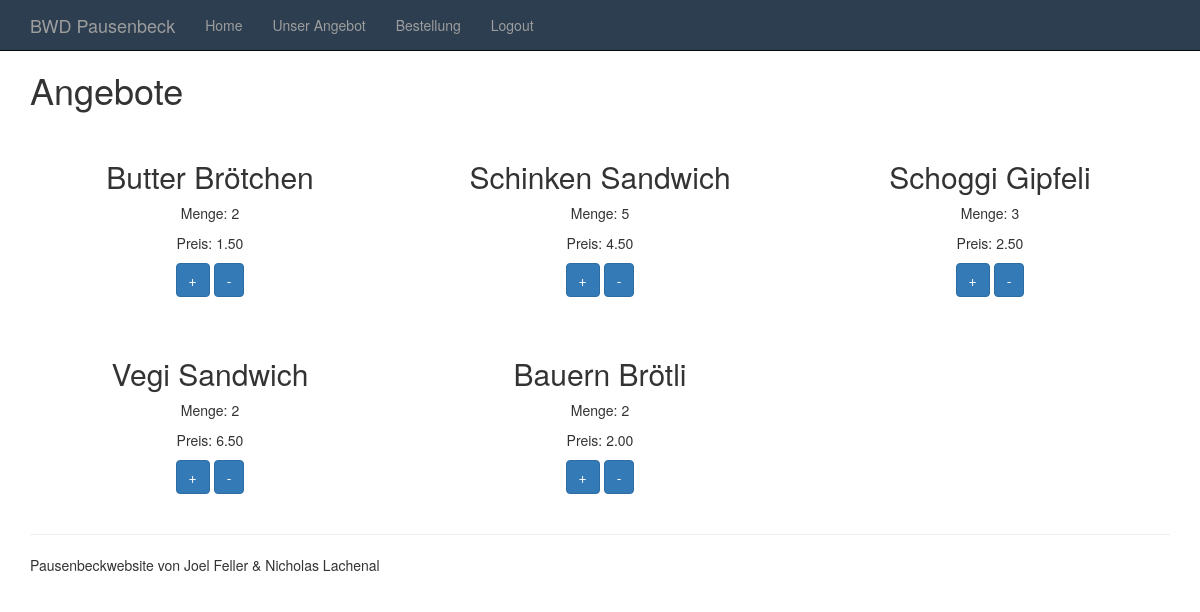
Before: /waren/angebote (signed in) with the older database file.
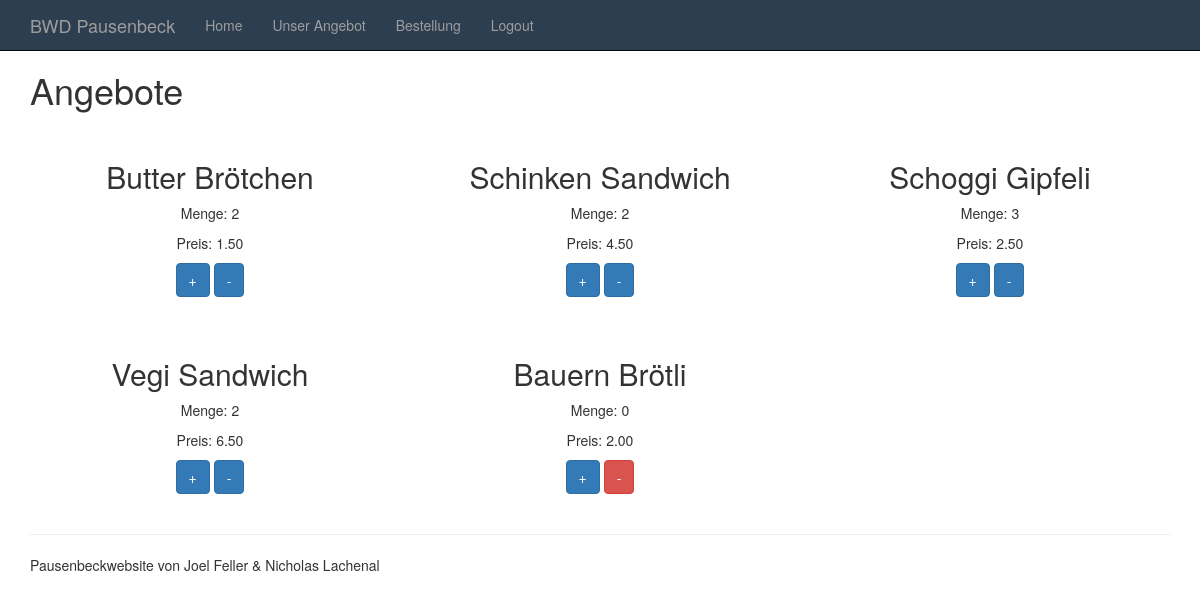
After: the same page with the newer database file.
### tables this page shows
CREATE TABLE `angebot` (
  `aid` int(11) NOT NULL,
  `name` varchar(50) DEFAULT NULL,
  `anzahl` int(11) DEFAULT NULL,
  `preis` varchar(50) DEFAULT NULL
);

### lib/View.php (called while the page is built, shortened)
<?php
class View
{
    private $viewfile;
    private $properties = array();
    public function __construct($viewfile)
    {
        $this->viewfile = "./../view/$viewfile.php";
    }
    public function __set($key, $value)
    {
        if (!isset($this->$key)) {
            $this->properties[$key] = $value;
        }
    }
    public function display()
    {
        extract($this->properties);
        require './../view/header.php';
        require $this->viewfile;
        require './../view/footer.php';
    }
}

### controller/WarenController.php (called while the page is built, shortened)
<?php
class WarenController
{
    public function angebote()
    {
        $warenRepository = new WarenRepository();
        $userRepository = new UserRepository();
        $view = new View('angebote_list');
        $view->title = 'Angebote';
        $view->heading = 'Angebote';
        $view->user = $userRepository->readById($_SESSION['id']);
        $view->angebote = $warenRepository->readAll();
        $view->display();
    }
}

### lib/Dispatcher.php (called while the page is built, shortened)
<?php
class Dispatcher
{
    public static function dispatch()
    {
        $uri = $_SERVER['REQUEST_URI'];
        $uri = strtok($uri, '?');
        $uri = trim($uri, '/');
        $uriFragments = explode('/', $uri);
        $method = 'index';
        if (!empty($uriFragments[1])) {
            $method = $uriFragments[1];
        }
        $controller = new $controllerName();
        $controller->$method();
    }
}

### public/index.php (called while the page is built)
<?php
require_once '../lib/Dispatcher.php';
require_once '../lib/formbuilder/FormBuilder.php';
require_once '../lib/View.php';
$dispatcher = new Dispatcher();
$dispatcher->dispatch();

### lib/ConnectionHandler.php (called while the page is built, shortened)
<?php
class ConnectionHandler
{
    private static $connection = null;
    public static function getConnection()
    {
        if (self::$connection === null) {
            $config = require '../config.php';
            $host = $config['database']['host'];
            $username = $config['database']['username'];
            $password = $config['database']['password'];
            $database = $config['database']['database'];
            self::$connection = new MySQLi($host, $username, $password, $database);
            self::$connection->set_charset('utf8');
        }
        return self::$connection;
    }
}

### lib/Repository.php (called while the page is built, shortened)
<?php
require_once 'ConnectionHandler.php';
class Repository
{
    protected $tableName = null;
    public function readById($id)
    {
        $query = "SELECT * FROM {$this->tableName} WHERE uid=?";
        $statement = ConnectionHandler::getConnection()->prepare($query);
        $statement->bind_param('i', $id);
        $statement->execute();
        $result = $statement->get_result();
        $row = $result->fetch_object();
        return $row;
    }
    public function readAll($max = 100)
    {
        $query = "SELECT * FROM {$this->tableName} LIMIT 0, $max";
        $statement = ConnectionHandler::getConnection()->prepare($query);
        $statement->execute();
        $result = $statement->get_result();
        $rows = array();
        while ($row = $result->fetch_object()) {
            $rows[] = $row;
        }
        return $rows;
    }
}

### view/angebote_list.php (the view, shortened to what this page needs)
<?php if($user->admin == 1): ?>
    <div class="row">
        <div id="owl-example" class="owl-carousel">
            <div class="text-center item">
                <?php foreach ($angebote as $angebot): ?>
                    <div class="col-md-4 projekte-post blog-large wow fadeInLeft" data-wow-duration="300ms" data-wow-delay="0ms">
                        <article>
                            <br>
                            <header class="entry-header">
                                <h2 class="entry-title"><?= $angebot->name; ?></h2>
                            </header>
                            <div class="entry-content">
                                <P>Menge: <?= $angebot->anzahl; ?></P>
                                <P>Preis: <?= $angebot->preis; ?></P>
                                <a class="btn btn-primary" href="raiseStock?aid=<?=$angebot->aid?>&anz=<?= $angebot->anzahl; ?>">+</a>
                                <?php if($angebot->anzahl == 0): ?><a class="btn btn-danger" href="">-</a>
                                <?php else: ?> <a class="btn btn-primary" href="dropStock?aid=<?=$angebot->aid?>&anz=<?= $angebot->anzahl; ?>">-</a> <?php endif; ?>
                            </div>
                            <br>
                        </article>
                    </div>
                <?php endforeach; ?>
            </div>
        </div>
    </div>
<?php endif; ?>

### view/header.php (shortened to what this page needs)
<!DOCTYPE html>
<html lang="de">
  <head>
    <link rel="stylesheet" href="https://maxcdn.bootstrapcdn.com/bootstrap/3.3.6/css/bootstrap.min.css">
    <link href="/css/style.css" rel="stylesheet">
  </head>
  <body>
    <nav class="navbar navbar-inverse navbar-fixed-top">
      <div class="container">
        <div class="navbar-header">
          <a class="navbar-brand" href="/">BWD Pausenbeck</a>
        </div>
        <div id="navbar" class="collapse navbar-collapse">
          <ul class="nav navbar-nav">
              <li><a href="/">Home</a></li>
              <?php if(isset($_SESSION['email'])) : ?>
                  <li><a href="/waren/angebote">Unser Angebot</a></li>
                  <li><a href="/bestellung/uebersicht">Bestellung</a></li>
                  <li><a href="/user/logout">Logout</a></li>
              <?php endif; ?>
          </ul>
        </div>
      </div>
    </nav>
    <div class="container">
    <h1><?= $heading ?></h1>

### view/footer.php (shortened to what this page needs)
        <hr>
        <footer>
          <p>Pausenbeckwebsite von Joel Feller & Nicholas Lachenal</p>
        </footer>
    </div>
  </body>
</html>

### public/css/style.css (style rules this page uses)
body { padding-top: 50px; }
.navbar { background-color: #2c3e50; color: #bdc3c7; }

Changed rows visible on the page:
changed angebot "Schinken Sandwich": anzahl "5" → "2"
changed angebot "Bauern Brötli": anzahl "2" → "0"
